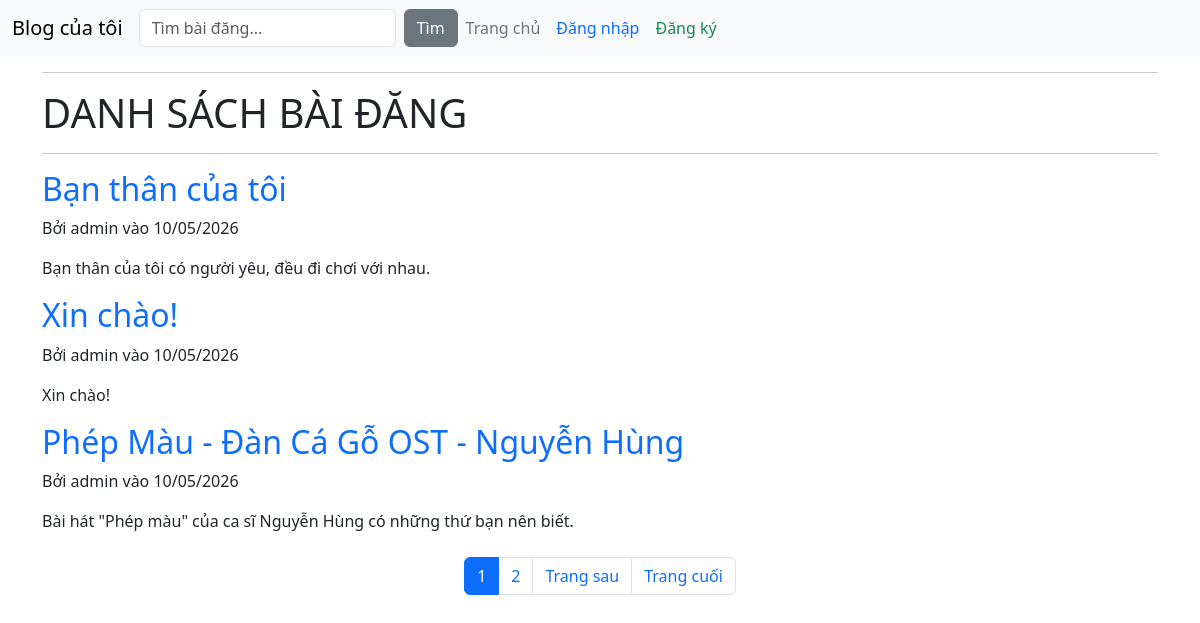
Before: / with the older database file.
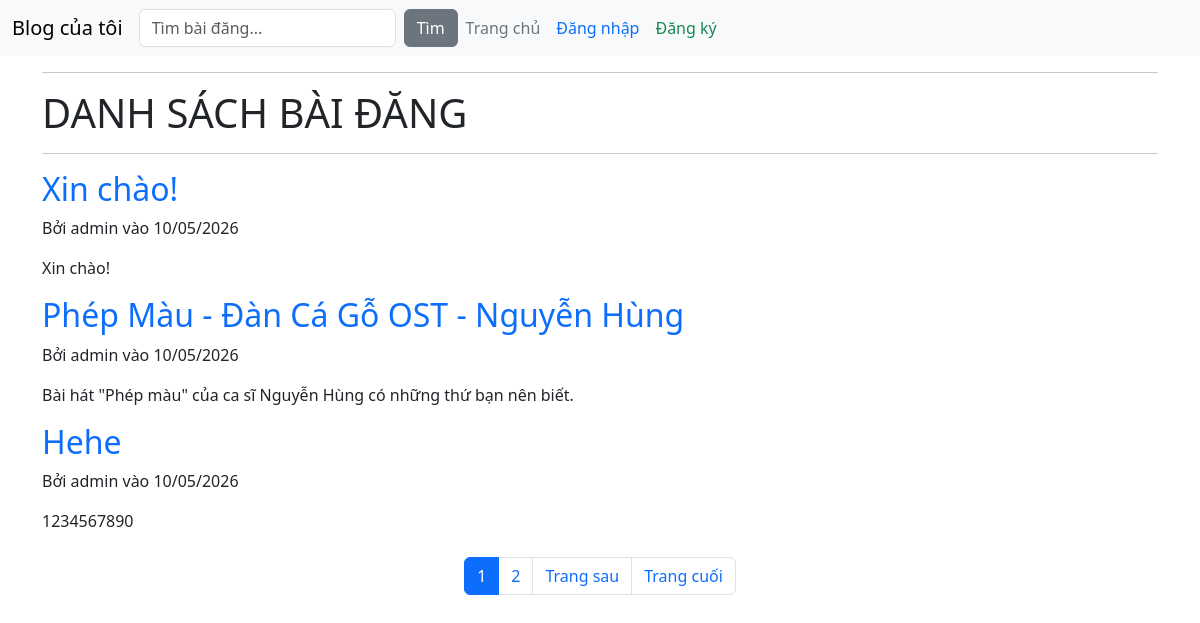
After: the same page with the newer database file.
### blog/models.py (models this page shows, shortened)
class Post(models.Model):
    title = models.CharField(max_length=200)
    content = models.TextField()
    created_at = models.DateTimeField(auto_now_add=True)
    updated_at = models.DateTimeField(auto_now=True)
    author = models.ForeignKey(User, on_delete=models.CASCADE, default=1)

### blog/views.py (the view)
# urls.py: path("",PostListView.as_view(),name="post_list"),
class PostListView(ListView):
    model = Post
    template_name = "post_list.html"
    context_object_name = "posts"
    ordering = ["-created_at"]
    paginate_by = 3
    def get_queryset(self):
        query = self.request.GET.get('q')
        if query:
            return Post.objects.filter(
                Q(title__icontains=query) | Q(content__icontains=query)
            ).order_by("-created_at")
        return Post.objects.all().order_by("-created_at")

### blog/templates/post_list.html (shortened to what this page needs)
<!DOCTYPE html>
<html lang="en">
<head>
</head>
{% extends "base.html" %}
{% block content %}
    <hr>
    <h1 class="text-uppercase">Danh sách bài đăng</h1>
    <hr>
    {% for post in posts %}
    <article>
        <h2><a href="{% url 'post-detail' post.pk %}" title="{{ post.title }}" class="text-primary text-decoration-none">{{ post.title }}</a></h2>
        <p>Bởi {{ post.author.username }} vào {{ post.created_at|date:"d/m/Y" }}</p>
        <p>{{ post.content|truncatewords:30 }}</p>
    </article>
    {% empty %}
        <h2>Chưa có bài đăng nào.</h2>
        <p>Để thêm bài đăng mới, bấm chuột vào nút "Thêm bài mới".</p>
        <a href="{% url 'post-create' %}" title="Thêm bài mới" class="btn btn-success">Thêm bài mới</a>
    {% endfor %}
    <nav aria-label="Page navigation" class="mt-4">
        <ul class="pagination justify-content-center">
            {% for num in page_obj.paginator.page_range %}
                {% if page_obj.number == num %}
                    <li class="page-item active"><span class="page-link">{{ num }}</span></li>
                {% elif num > page_obj.number|add:'-3' and num < page_obj.number|add:'3' %}
                    <li class="page-item">
                        <a title="{{ num }}" class="page-link" href="?page={{ num }}{% if request.GET.q %}&q={{ request.GET.q }}{% endif %}">{{ num }}</a>
                    </li>
                {% endif %}
        {% endfor %}
        {% if page_obj.has_next %}
            <li class="page-item">
                <a title="Trang sau" class="page-link" href="?page={{ page_obj.next_page_number }}{% if request.GET.q %}&q={{ request.GET.q }}{% endif %}">Trang sau</a>
            </li>
            <li class="page-item">
                <a title="Trang cuối" class="page-link" href="?page={{ page_obj.paginator.num_pages }}{% if request.GET.q %}&q={{ request.GET.q }}{% endif %}">Trang cuối</a>
            </li>
        {% endif %}
        </ul>
    </nav>
{% endblock %}

Changed rows visible on the page:
removed Post: title "Bạn thân của tôi", author.username "admin", created_at "10/05/2026", content "Bạn thân của tôi có người yêu, đều đi chơi với nhau."
now on this page (row unchanged): Post: title "Hehe", author.username "admin", created_at "10/05/2026", content "1234567890"
